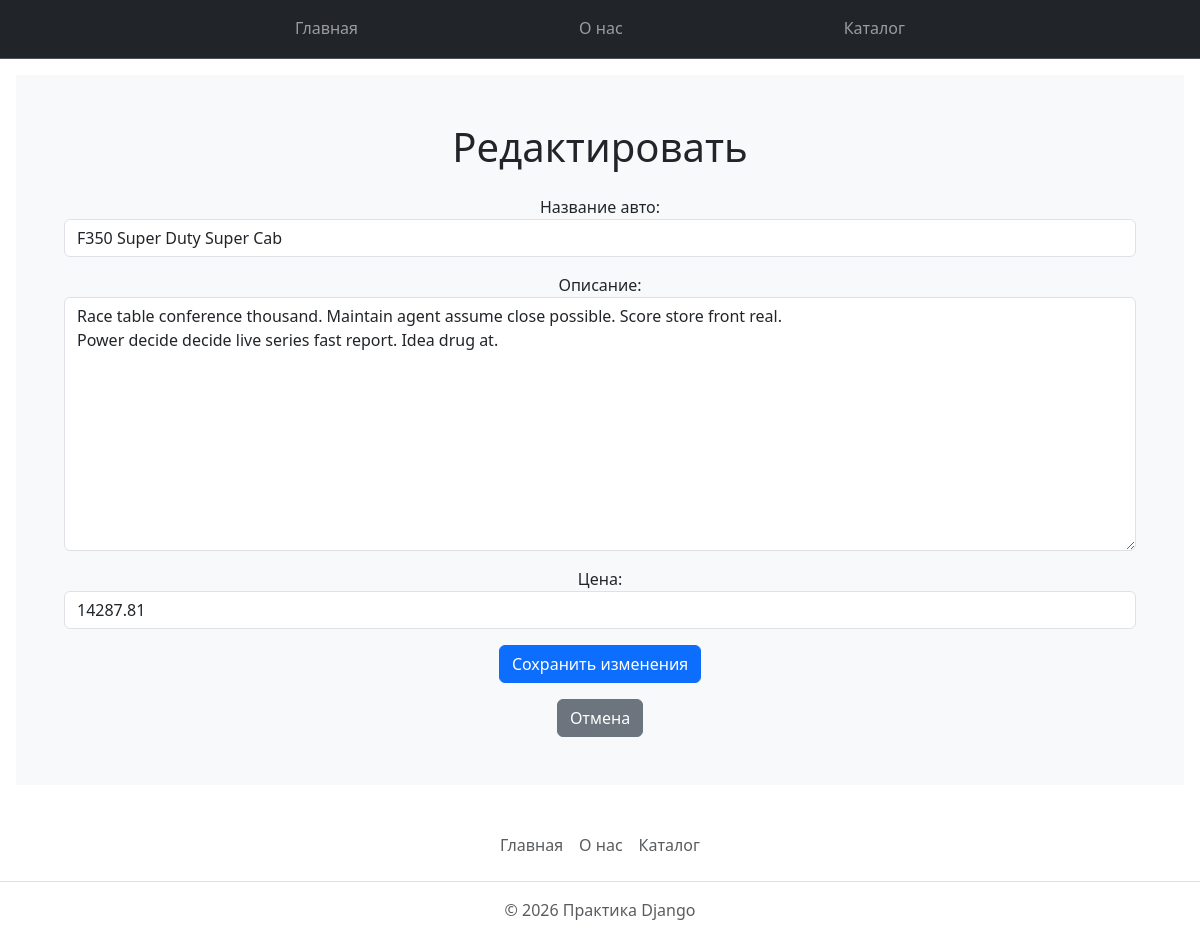
Before: /products/2/edit/ with the older database file.
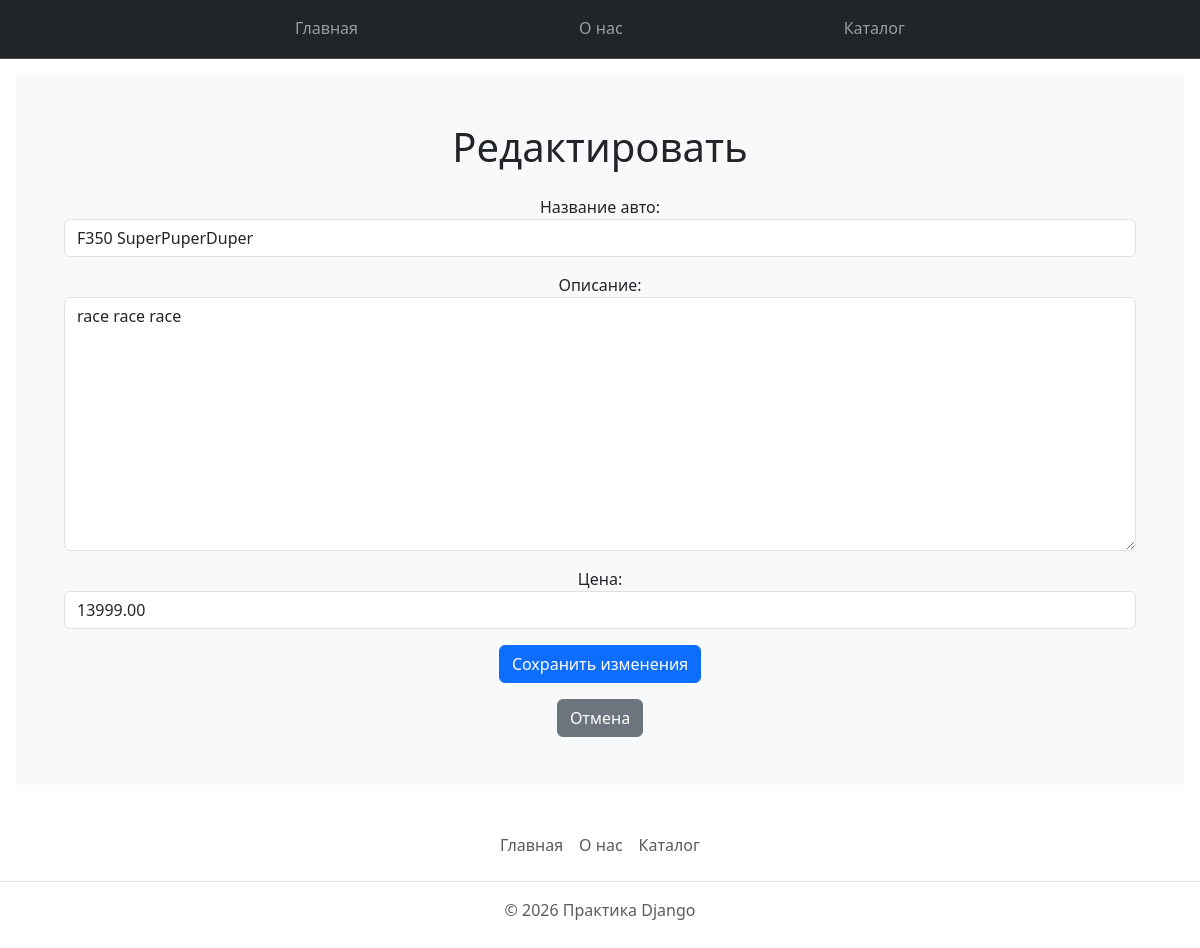
After: the same page with the newer database file.
### store/models.py (models this page shows, shortened)
class Product(models.Model):
    name = models.CharField(
        max_length=40,
        unique=True,
    )
    description = models.TextField()
    price = models.DecimalField(decimal_places=2, max_digits=10)
    created_at = models.DateTimeField(auto_now_add=True)
    category = models.ForeignKey(
        "Category",
        on_delete=models.CASCADE,
        related_name="products",
    )

### store/views.py (the view)
def product_edit(request, product_id):
    product = get_object_or_404(Product, pk=product_id)
    if request.method == "POST":
        form = ProductModelForm(request.POST, instance=product)
        if form.is_valid():
            form.save()
            return redirect("category")
    else:
        form = ProductModelForm(instance=product)
    context = {
        "form": form,
        "product_id": product_id,
        "title": "Редактировать",
    }
    return render(
        request,
        "store/product_edit.html",
        context=context,
    )

### store/forms.py (shortened to what this page needs)
class ProductModelForm(forms.ModelForm):
    class Meta:
        model = Product
        fields = (
            "name",
            "description",
            "price",
        )
        labels = {
            "name": "Название авто",
            "description": "Описание",
            "price": "Цена",
        }
        widgets = {
            "name": forms.TextInput(
                attrs={
                    "class": "form-control",
                    "placeholder": "Введите название авто",
                }
            ),
            "description": forms.Textarea(
                attrs={
                    "class": "form-control",
                    "placeholder": "Введите описание",
                }
            ),
            "price": forms.NumberInput(
                attrs={
                    "class": "form-control",
                    "placeholder": "Введите цену",
                }
            ),
        }

### store/templates/store/product_edit.html (shortened to what this page needs)
{% extends 'store/base.html' %}
{% block content %}
    <h1>{{ title }}</h1>
    <form method="post" class="mt-4">
        {{ form.as_p }}
        <button type="submit" class="btn btn-primary">Сохранить изменения</button>
    </form>
    <a href="{% url 'category' %}" class="btn btn-secondary mt-3">Отмена</a>
{% endblock content %}

Changed rows visible on the page:
changed Product: name "F350 Super Duty Super Cab" → "F350 SuperPuperDuper"; description "Race table conference thousand. Maintain agent assume close possible. Score store front real. Power decide decide live series fast report. Idea drug at." → "race race race"; price "14287.81" → "13999.00"
